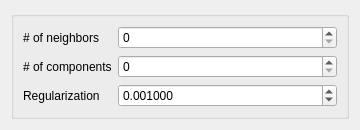
<?xml version="1.0" encoding="UTF-8"?>
<ui version="4.0">
 <class>Form</class>
 <widget class="QWidget" name="Form">
  <property name="geometry">
   <rect>
    <x>0</x>
    <y>0</y>
    <width>360</width>
    <height>125</height>
   </rect>
  </property>
  <property name="sizePolicy">
   <sizepolicy hsizetype="Ignored" vsizetype="Ignored">
    <horstretch>0</horstretch>
    <verstretch>0</verstretch>
   </sizepolicy>
  </property>
  <property name="windowTitle">
   <string>Form</string>
  </property>
  <layout class="QVBoxLayout" name="verticalLayout">
   <item>
    <widget class="QGroupBox" name="groupBox">
     <layout class="QFormLayout" name="formLayout">
      <property name="fieldGrowthPolicy">
       <enum>QFormLayout::AllNonFixedFieldsGrow</enum>
      </property>
      <item row="0" column="0">
       <widget class="QLabel" name="neighbors_label">
        <property name="text">
         <string># of neighbors</string>
        </property>
       </widget>
      </item>
      <item row="0" column="1">
       <widget class="QSpinBox" name="neighbors_spin">
        <property name="maximum">
         <number>1000000</number>
        </property>
       </widget>
      </item>
      <item row="1" column="0">
       <widget class="QLabel" name="nc_label">
        <property name="text">
         <string># of components</string>
        </property>
       </widget>
      </item>
      <item row="1" column="1">
       <widget class="QSpinBox" name="nc_spin">
        <property name="maximum">
         <number>10000</number>
        </property>
       </widget>
      </item>
      <item row="2" column="0">
       <widget class="QLabel" name="regularization_label">
        <property name="text">
         <string>Regularization</string>
        </property>
       </widget>
      </item>
      <item row="2" column="1">
       <widget class="QDoubleSpinBox" name="regularization_spin">
        <property name="decimals">
         <number>6</number>
        </property>
        <property name="minimum">
         <double>0.000000000000000</double>
        </property>
        <property name="maximum">
         <double>2000.000000000000000</double>
        </property>
        <property name="singleStep">
         <double>0.001000000000000</double>
        </property>
        <property name="value">
         <double>0.001000000000000</double>
        </property>
       </widget>
      </item>
     </layout>
    </widget>
   </item>
  </layout>
 </widget>
 <resources/>
 <connections/>
</ui>
